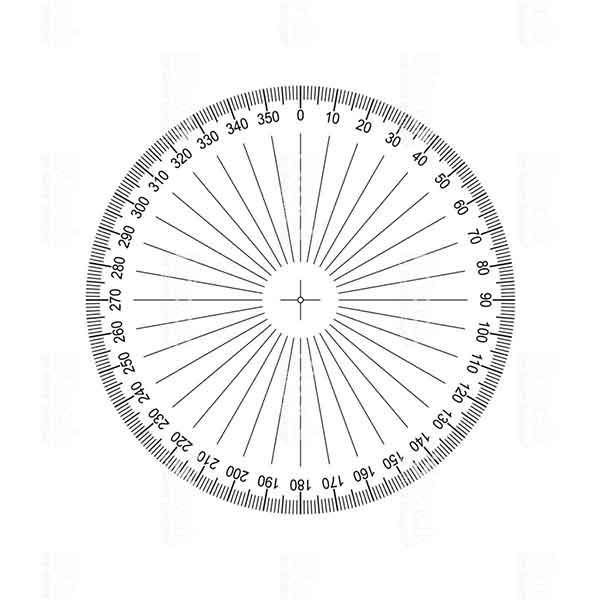
#> input picture Practico6/transportador.jpg, 600 x 600 px
$ python Practico6.py
#> lines starting #> are read from the running program, lines starting #| are printed output that depends on the picture
#> further down, img is the input picture: shape (600, 600, 3); min 0, max 255, mean 244.1
import numpy as np
import cv2

def trans_euclidiana(image, angle, tx, ty):
#> called with angle = 90, tx = 100, ty = 100
    (h, w) = (image.shape[0], image.shape[1])
#> h = 600; w = 600
    M = np.float32([[1, 0, tx],
                    [0, 1, ty]])
    img_shifted = cv2.warpAffine(image, M, (w, h))
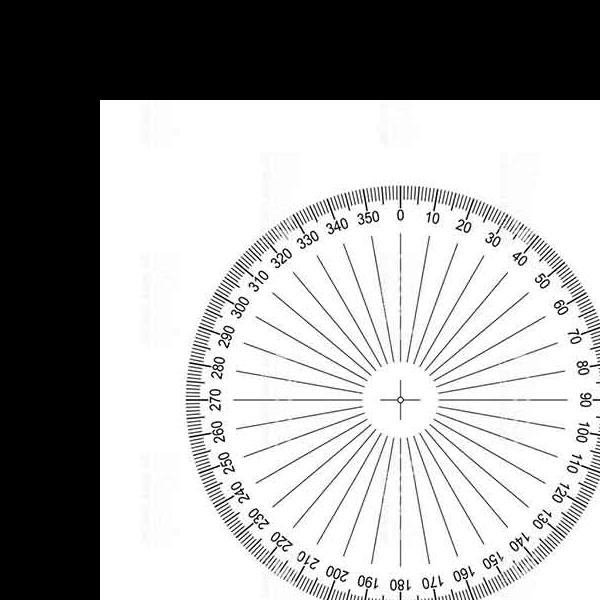
#> img_shifted: shape (600, 600, 3); min 0, max 255, mean 167.1
    center = (w / 2, h / 2)
#> center = (300, 300)
    scale = 1.0
    M = cv2.getRotationMatrix2D(center, angle, scale)
    img_shifted_and_rotated = cv2.warpAffine(img_shifted, M, (w, h))
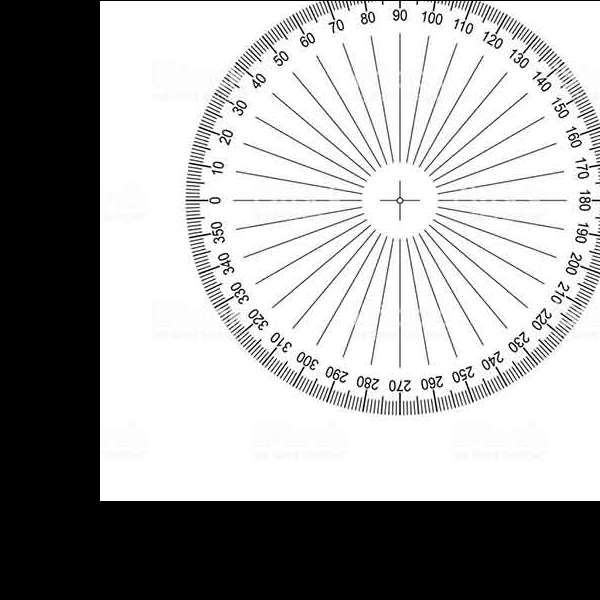
#> img_shifted_and_rotated: shape (600, 600, 3); min 0, max 255, mean 167.1
    return img_shifted_and_rotated

img = cv2.imread('transportador.jpg', cv2.IMREAD_COLOR)

# cv2.imwrite('Imagen_trasladada_y_rotada.jpg', trans_euclidiana(img, 90, 100, 100))

cv2.imshow('Imagen_trasladada_y_rotada', trans_euclidiana(img, 90, 100, 100))

while(1):
    if cv2.waitKey(1) & 0xFF == ord('q'):
#> (key q is pressed here)
        break

cv2 . destroyAllWindows()
